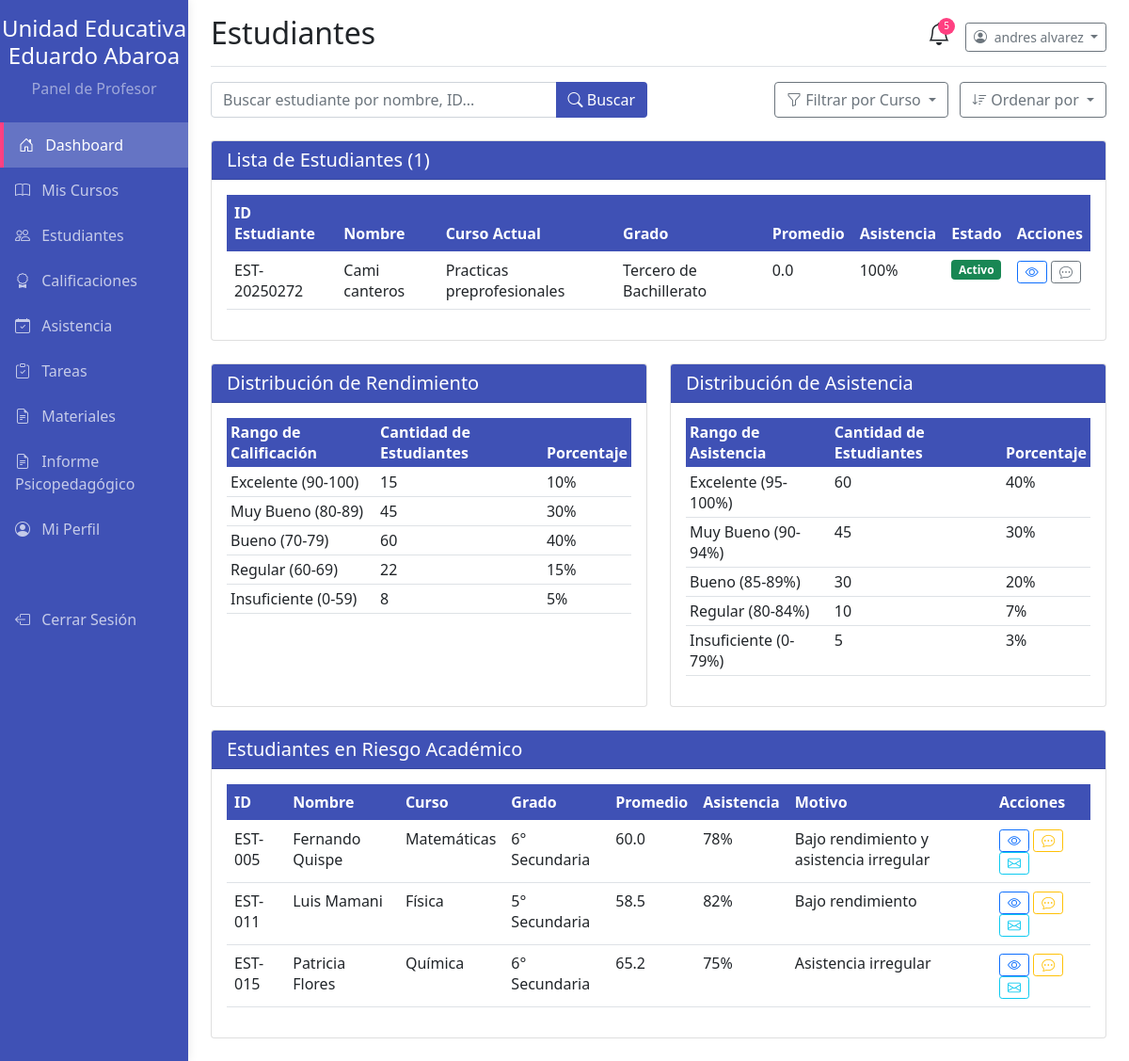
Screenshot of /pages/profesor_estudiantes.php (signed in) with the database file from the repository.
### tables this page shows
CREATE TABLE `profesores` (
  `id` int(11) NOT NULL,
  `usuario_id` int(11) NOT NULL,
  `cedula` varchar(20) NOT NULL,
  `fecha_nacimiento` date NOT NULL,
  `departamento` varchar(100) NOT NULL,
  `cargo` varchar(100) NOT NULL,
  `fecha_inicio` date NOT NULL,
  `tipo_contrato` varchar(50) NOT NULL,
  `codigo_empleado` varchar(50) DEFAULT NULL,
  `titulo_academico` varchar(150) DEFAULT NULL,
  `universidad` varchar(150) DEFAULT NULL,
  `especializacion` varchar(150) DEFAULT NULL,
  `anio_graduacion` year(4) DEFAULT NULL,
  `otros_titulos` text DEFAULT NULL,
  `direccion` varchar(255) NOT NULL,
  `formacion_academica` text NOT NULL,
  `foto_perfil` varchar(255) DEFAULT NULL,
  `estatus` enum('Activo','Inactivo') NOT NULL DEFAULT 'Activo',
  `enviar_credenciales` tinyint(1) NOT NULL DEFAULT 1,
  `especialidad` varchar(100) DEFAULT NULL,
  `telefono` varchar(20) DEFAULT NULL
);

CREATE TABLE `usuarios` (
  `id` int(11) NOT NULL,
  `nombre` varchar(100) NOT NULL,
  `apellido` varchar(100) NOT NULL,
  `email` varchar(150) NOT NULL,
  `password` varchar(255) NOT NULL,
  `mfa_code` varchar(10) DEFAULT NULL,
  `mfa_expiry` datetime DEFAULT NULL,
  `email_verification_token` varchar(255) DEFAULT NULL,
  `email_verified_at` datetime DEFAULT NULL,
  `role_id` int(11) NOT NULL,
  `fecha_creacion` datetime NOT NULL DEFAULT current_timestamp()
);

CREATE TABLE `estudiantes` (
  `id` int(11) NOT NULL,
  `usuario_id` int(11) NOT NULL,
  `codigo_estudiante` varchar(50) NOT NULL,
  `fecha_nacimiento` date NOT NULL,
  `genero` enum('Masculino','Femenino','Otro') NOT NULL,
  `grado_id` int(11) NOT NULL,
  `seccion` char(1) NOT NULL,
  `carrera` varchar(100) DEFAULT NULL,
  `telefono` varchar(20) DEFAULT NULL,
  `direccion` varchar(255) NOT NULL,
  `tutor_nombre` varchar(100) NOT NULL,
  `tutor_telefono` varchar(20) NOT NULL,
  `fecha_inscripcion` date NOT NULL DEFAULT curdate(),
  `estado` enum('Activo','Inactivo','Suspendido') NOT NULL DEFAULT 'Activo',
  `foto_perfil` varchar(255) DEFAULT NULL,
  `observaciones` text DEFAULT NULL
);

CREATE TABLE `grados` (
  `id` int(11) NOT NULL,
  `nombre` varchar(100) NOT NULL,
  `nivel` varchar(50) DEFAULT NULL,
  `descripcion` text DEFAULT NULL,
  `estatus` enum('Activo','Inactivo') NOT NULL DEFAULT 'Activo'
);

### pages/profesor_estudiantes.php (the view, shortened to what the rows shown need)
<?php
require_once '../config.php';
$profesor_user_id = $_SESSION['user_id'];
$stmt = $mysqli->prepare("
    SELECT p.id as profesor_id, u.nombre, u.apellido
      FROM usuarios u
      JOIN profesores p ON u.id = p.usuario_id
     WHERE u.id = ?
");
$stmt->bind_param('i', $profesor_user_id);
$stmt->execute();
$result = $stmt->get_result();
$profesor_data = $result->fetch_assoc();
$profesor_id = $profesor_data['profesor_id'];
$nombre = $profesor_data['nombre'];
$apellido = $profesor_data['apellido'];
$where_clause = "";
$params = [$profesor_id];
$types = 'i';
$estudiantes = [];
$sql_estudiantes = "
    SELECT
        e.id as estudiante_id,
        u.nombre,
        u.apellido,
        e.codigo_estudiante,
        c.nombre as nombre_curso,
        g.nombre as nombre_grado,
        e.estado,
        -- Subconsulta para calcular el promedio general del estudiante en los cursos del profesor
        (SELECT AVG(cal.calificacion)
         FROM calificaciones cal
         JOIN matriculas m_cal ON cal.matricula_id = m_cal.id
         JOIN cursos c_cal ON m_cal.curso_id = c_cal.id
         WHERE m_cal.estudiante_id = e.id AND c_cal.profesor_id = p.id) as promedio,
        -- Subconsulta para calcular el porcentaje de asistencia
        (SELECT (COUNT(CASE WHEN a.estado IN ('Presente', 'Tarde') THEN 1 END) / COUNT(*)) * 100
         FROM asistencia a
         JOIN matriculas m_asi ON a.matricula_id = m_asi.id
         WHERE m_asi.estudiante_id = e.id) as asistencia_porcentaje
    FROM estudiantes e
    JOIN usuarios u ON e.usuario_id = u.id
    JOIN grados g ON e.grado_id = g.id
    JOIN matriculas m ON e.id = m.estudiante_id
    JOIN cursos c ON m.curso_id = c.id
    JOIN profesores p ON c.profesor_id = p.id
    WHERE p.id = ? {$where_clause}
    GROUP BY e.id
    ORDER BY u.apellido, u.nombre
";
$stmt_estudiantes = $mysqli->prepare($sql_estudiantes);
if (!empty($params)) {
    $stmt_estudiantes->bind_param($types, ...$params);
}
$stmt_estudiantes->execute();
$result_estudiantes = $stmt_estudiantes->get_result();
while ($row = $result_estudiantes->fetch_assoc()) {
    $estudiantes[] = $row;
}
?>
<!DOCTYPE html>
<html lang="es">
<head>
    <link href="../css/bootstrap.min.css" rel="stylesheet">
    <link href="../css/academic.css" rel="stylesheet" type="text/css">
    <link rel="stylesheet" href="https://cdn.jsdelivr.net/npm/bootstrap-icons@1.8.1/font/bootstrap-icons.css">
</head>
<body>
    <div class="container-fluid">
        <div class="row">
            <div class="col-md-9 ms-sm-auto col-lg-10 px-md-4">
                <div class="d-flex justify-content-between flex-wrap flex-md-nowrap align-items-center pt-3 pb-2 mb-3 border-bottom">
                    <h1 class="h2">Estudiantes</h1>
                    <div class="btn-toolbar mb-2 mb-md-0">
                        <div class="dropdown">
                            <button class="btn btn-sm btn-outline-secondary dropdown-toggle" type="button" id="dropdownMenuButton" data-bs-toggle="dropdown" aria-expanded="false">
                                <i class="bi bi-person-circle me-1"></i>
                                <?php echo htmlspecialchars($nombre . ' ' . $apellido, ENT_QUOTES, 'UTF-8'); ?>
                            </button>
                        </div>
                    </div>
                </div>
<div class="card mb-4">
    <div class="card-body">
        <div class="table-responsive">
            <table class="table table-hover">
                <thead class="table-academic">
                    <tr>
                        <th>ID Estudiante</th>
                        <th>Nombre</th>
                        <th>Curso Actual</th>
                        <th>Grado</th>
                        <th>Promedio</th>
                        <th>Asistencia</th>
                        <th>Estado</th>
                        <th>Acciones</th>
                    </tr>
                </thead>
                <tbody>
                    <?php if (empty($estudiantes)): ?>
                        <tr>
                            <td colspan="8" class="text-center">No se encontraron estudiantes para los cursos seleccionados.</td>
                        </tr>
                    <?php else: ?>
                        <?php foreach ($estudiantes as $estudiante): ?>
                            <tr>
                                <td><?php echo htmlspecialchars($estudiante['codigo_estudiante']); ?></td>
                                <td><?php echo htmlspecialchars($estudiante['nombre'] . ' ' . $estudiante['apellido']); ?></td>
                                <td><?php echo htmlspecialchars($estudiante['nombre_curso']); ?></td>
                                <td><?php echo htmlspecialchars($estudiante['nombre_grado']); ?></td>
                                <td><?php echo number_format($estudiante['promedio'] ?? 0, 1); ?></td>
                                <td><?php echo number_format($estudiante['asistencia_porcentaje'] ?? 0, 0); ?>%</td>
                                <td>
                                    <?php
                                        $estado = $estudiante['estado'];
                                        $badge_class = 'bg-secondary';
                                        if ($estado == 'Activo') $badge_class = 'bg-success';
                                    ?>
                                    <span class="badge <?php echo $badge_class; ?>"><?php echo htmlspecialchars($estado); ?></span>
                                </td>
                                <td>
                                    <button class="btn btn-sm btn-outline-primary btn-view-details"
                                            data-bs-toggle="modal"
                                            data-bs-target="#studentDetailModal"
                                            data-estudiante-id="<?php echo $estudiante['estudiante_id']; ?>">
                                        <i class="bi bi-eye"></i>
                                    </button>
                                    <button class="btn btn-sm btn-outline-secondary">
                                        <i class="bi bi-chat-dots"></i>
                                    </button>
                                </td>
                            </tr>
                        <?php endforeach; ?>
                    <?php endif; ?>
                </tbody>
            </table>
        </div>
    </div>
</div>
                <div class="row mb-4">
                    <div class="col-md-6">
                        <div class="card h-100">
                            <div class="card-body">
                                <div class="table-responsive">
                                    <table class="table table-sm">
                                        <thead class="table-academic">
                                            <tr>
                                                <th>Rango de Calificación</th>
                                                <th>Cantidad de Estudiantes</th>
                                                <th>Porcentaje</th>
                                            </tr>
                                        </thead>
                                    </table>
                                </div>
                            </div>
                        </div>
                    </div>
                    <div class="col-md-6">
                        <div class="card h-100">
                            <div class="card-body">
                                <div class="table-responsive">
                                    <table class="table table-sm">
                                        <thead class="table-academic">
                                            <tr>
                                                <th>Rango de Asistencia</th>
                                                <th>Cantidad de Estudiantes</th>
                                                <th>Porcentaje</th>
                                            </tr>
                                        </thead>
                                    </table>
                                </div>
                            </div>
                        </div>
                    </div>
                </div>
                <div class="card mb-4">
                    <div class="card-body">
                        <div class="table-responsive">
                            <table class="table table-hover">
                                <thead class="table-academic">
                                    <tr>
                                        <th>ID</th>
                                        <th>Nombre</th>
                                        <th>Curso</th>
                                        <th>Grado</th>
                                        <th>Promedio</th>
                                        <th>Asistencia</th>
                                        <th>Motivo</th>
                                        <th>Acciones</th>
                                    </tr>
                                </thead>
                            </table>
                        </div>
                    </div>
                </div>
            </div>
        </div>
    </div>
</body>
</html>

### rows the page displays
profesores: usuario.apellido "andres alvarez"
estudiantes: codigo_estudiante "EST-20250272", usuario.apellido "Cami canteros", nombre_curso "Practicas preprofesionales", grado.nombre "Tercero de Bachillerato", promedio "0.0", asistencia_porcentaje "100", estado "Activo"

### other values shown
count($estudiantes) "1"
